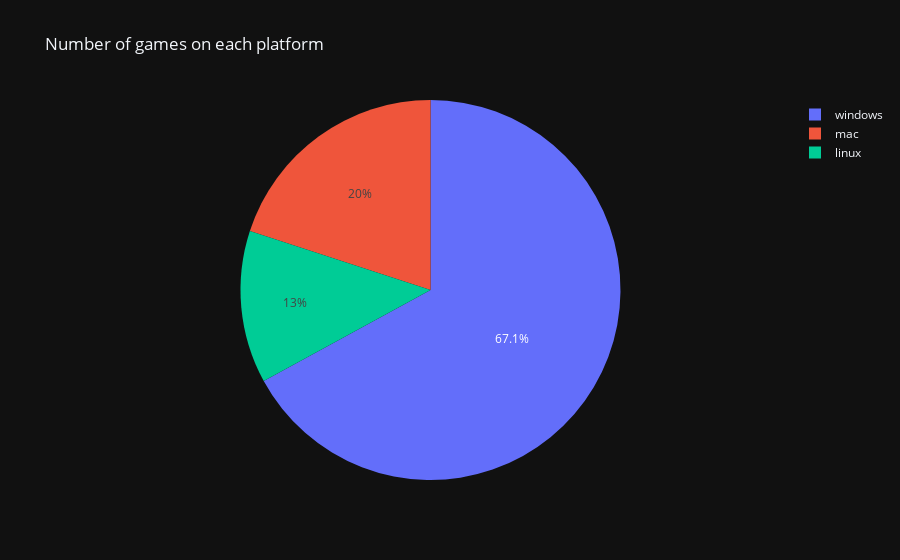

This figure's notebook cell:
### Code cell
# pie chart of the number of games on each platform
fig = px.pie(games, names=games['platforms'].explode(), title='Number of games on each platform')
fig.show()

### Figure 1 — Plotly figure (JSON) as saved in the notebook; plotly's stock layout.template omitted (floating-point values rounded to 4 significant figures; data arrays with more than 128 entries replaced by an {"elided": "..."} marker saying what was removed)
{"data": [{"domain": {"x": [0.0, 1.0], "y": [0.0, 1.0]}, "hovertemplate": "label=%{label}<extra></extra>", "labels": {"elided": "40371 str values"}, "legendgroup": "", "name": "", "showlegend": true, "type": "pie"}], "layout": {"legend": {"tracegroupgap": 0}, "title": {"text": "Number of games on each platform"}}}
